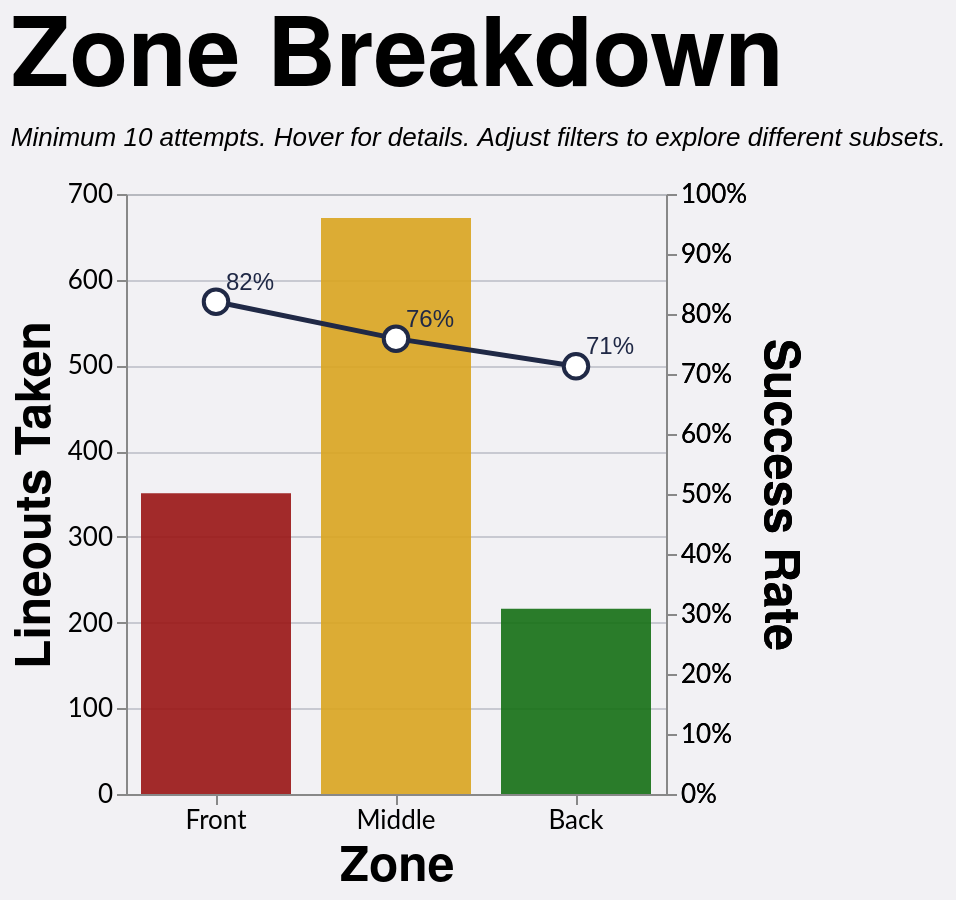

Vega-Lite specification stored for this chart:
### Vega-Lite specification from a JSON file in a GitHub repository (floating-point values rounded to 4 significant figures; data arrays with more than 128 entries replaced by an {"elided": "..."} marker saying what was removed)
{"config": {"axis": {"labelFont": "Lato, sans-serif", "titleFont": "PT Sans Narrow, Helvetica Neue, Helvetica, Arial, sans-serif", "labelFontSize": 13, "titleFontSize": 24, "gridColor": "#202947", "gridOpacity": 0.2}, "header": {"labelFont": "PT Sans Narrow, Helvetica Neue, Helvetica, Arial, sans-serif", "titleFont": "PT Sans Narrow, Helvetica Neue, Helvetica, Arial, sans-serif", "labelFontSize": 24, "titleFontSize": 28, "labelFontWeight": "bold", "orient": "left"}, "legend": {"labelFont": "Lato, sans-serif", "titleFont": "PT Sans Narrow, Helvetica Neue, Helvetica, Arial, sans-serif", "labelFontSize": 14, "titleFontSize": 16, "titlePadding": 5, "fillColor": "white", "strokeColor": "black", "padding": 10, "titleFontWeight": "lighter", "titleFontStyle": "italic", "titleColor": "gray", "offset": 10}, "title": {"font": "PT Sans Narrow, Helvetica Neue, Helvetica, Arial, sans-serif", "fontSize": 48, "fontWeight": "bold", "anchor": "start", "align": "center", "titlePadding": 20, "subtitlePadding": 10, "subtitleFontSize": 13, "subtitleColor": "", "subtitleFontStyle": "italic", "offset": 15, "color": "black"}, "axisX": {"labelAngle": 0}, "facet": {"title": null, "header": null, "align": {"row": "each", "column": "each"}}, "resolve": {"scale": {"y": "independent", "facet": "independent"}}, "background": "#f2f1f4", "scale": {"offsetBandPaddingOuter": 0.2, "offsetBandPaddingInner": 0.1}}, "layer": [{"mark": {"type": "bar", "opacity": 0.9, "size": 75}, "encoding": {"color": {"field": "area", "legend": null, "scale": {"domain": ["Front", "Middle", "Back"], "range": ["#991515", "goldenrod", "#146f14"]}, "type": "nominal"}, "stroke": {"value": "transparent"}, "tooltip": [{"field": "area", "title": "Zone", "type": "nominal"}, {"field": "attempts", "format": ",.0f", "title": "Attempts", "type": "quantitative"}, {"field": "won", "format": ",.0f", "title": "Won", "type": "quantitative"}, {"field": "success_rate", "format": ".1%", "title": "Success Rate", "type": "quantitative"}], "x": {"axis": {"labelAngle": 0}, "field": "area", "sort": ["Front", "Middle", "Back"], "title": "Zone", "type": "nominal"}, "y": {"field": "attempts", "title": "Lineouts Taken", "type": "quantitative"}}, "transform": [{"filter": "(loSquad == 'All' || datum.squad == loSquad) && (loSeason == 'All' || datum.season == loSeason) && (loGameType == 'All' || (loGameType == 'League + Cup' && (datum.game_type == 'League' || datum.game_type == 'Cup')) || (loGameType == 'League only' && datum.game_type == 'League') || datum.game_type == loGameType) && (loThrower == 'All' || datum.thrower == loThrower) && (loJumper == 'All' || datum.jumper == loJumper) && (loArea == 'All' || datum.area == loArea) && (loNumbers == 'All' || datum.numbers == loNumbers)"}, {"aggregate": [{"op": "count", "as": "attempts"}, {"op": "sum", "field": "won", "as": "won"}], "groupby": ["area"]}, {"filter": "datum.attempts >= 10"}, {"calculate": "datum.won / datum.attempts", "as": "success_rate"}]}, {"mark": {"type": "line", "point": {"fill": "white", "filled": false, "size": 150, "stroke": "#202946"}, "stroke": "#202946", "strokeWidth": 2.5}, "encoding": {"tooltip": [{"field": "area", "title": "Zone", "type": "nominal"}, {"field": "attempts", "format": ",.0f", "title": "Attempts", "type": "quantitative"}, {"field": "won", "format": ",.0f", "title": "Won", "type": "quantitative"}, {"field": "success_rate", "format": ".1%", "title": "Success Rate", "type": "quantitative"}], "x": {"axis": {"labelAngle": 0}, "field": "area", "sort": ["Front", "Middle", "Back"], "title": "Zone", "type": "nominal"}, "y": {"axis": {"format": "%"}, "field": "success_rate", "scale": {"domain": [0, 1]}, "title": "Success Rate", "type": "quantitative"}}, "transform": [{"filter": "(loSquad == 'All' || datum.squad == loSquad) && (loSeason == 'All' || datum.season == loSeason) && (loGameType == 'All' || (loGameType == 'League + Cup' && (datum.game_type == 'League' || datum.game_type == 'Cup')) || (loGameType == 'League only' && datum.game_type == 'League') || datum.game_type == loGameType) && (loThrower == 'All' || datum.thrower == loThrower) && (loJumper == 'All' || datum.jumper == loJumper) && (loArea == 'All' || datum.area == loArea) && (loNumbers == 'All' || datum.numbers == loNumbers)"}, {"aggregate": [{"op": "count", "as": "attempts"}, {"op": "sum", "field": "won", "as": "won"}], "groupby": ["area"]}, {"filter": "datum.attempts >= 10"}, {"calculate": "datum.won / datum.attempts", "as": "success_rate"}]}, {"mark": {"type": "text", "align": "left", "baseline": "middle", "color": "#202946", "dx": 5, "dy": -10, "fontSize": 12}, "encoding": {"text": {"field": "success_rate", "format": ".0%", "type": "quantitative"}, "x": {"axis": {"labelAngle": 0}, "field": "area", "sort": ["Front", "Middle", "Back"], "title": "Zone", "type": "nominal"}, "y": {"axis": {"format": "%"}, "field": "success_rate", "scale": {"domain": [0, 1]}, "title": "Success Rate", "type": "quantitative"}}, "transform": [{"filter": "(loSquad == 'All' || datum.squad == loSquad) && (loSeason == 'All' || datum.season == loSeason) && (loGameType == 'All' || (loGameType == 'League + Cup' && (datum.game_type == 'League' || datum.game_type == 'Cup')) || (loGameType == 'League only' && datum.game_type == 'League') || datum.game_type == loGameType) && (loThrower == 'All' || datum.thrower == loThrower) && (loJumper == 'All' || datum.jumper == loJumper) && (loArea == 'All' || datum.area == loArea) && (loNumbers == 'All' || datum.numbers == loNumbers)"}, {"aggregate": [{"op": "count", "as": "attempts"}, {"op": "sum", "field": "won", "as": "won"}], "groupby": ["area"]}, {"filter": "datum.attempts >= 10"}, {"calculate": "datum.won / datum.attempts", "as": "success_rate"}]}], "data": {"name": "data-68ec3d1f2e8eca2377d596ffc2c35356"}, "height": 300, "params": [{"name": "loSquad", "value": "All"}, {"name": "loSeason", "value": "All"}, {"name": "loGameType", "value": "All"}, {"name": "loThrower", "value": "All"}, {"name": "loJumper", "value": "All"}, {"name": "loArea", "value": "All"}, {"name": "loNumbers", "value": "All"}], "resolve": {"scale": {"y": "independent"}}, "title": {"text": "Zone Breakdown", "subtitle": "Minimum 10 attempts. Hover for details. Adjust filters to explore different subsets."}, "width": {"step": 90}, "$schema": "https://vega.github.io/schema/vega-lite/v5.20.1.json", "datasets": {"data-68ec3d1f2e8eca2377d596ffc2c35356": {"elided": "1242 records"}}}
